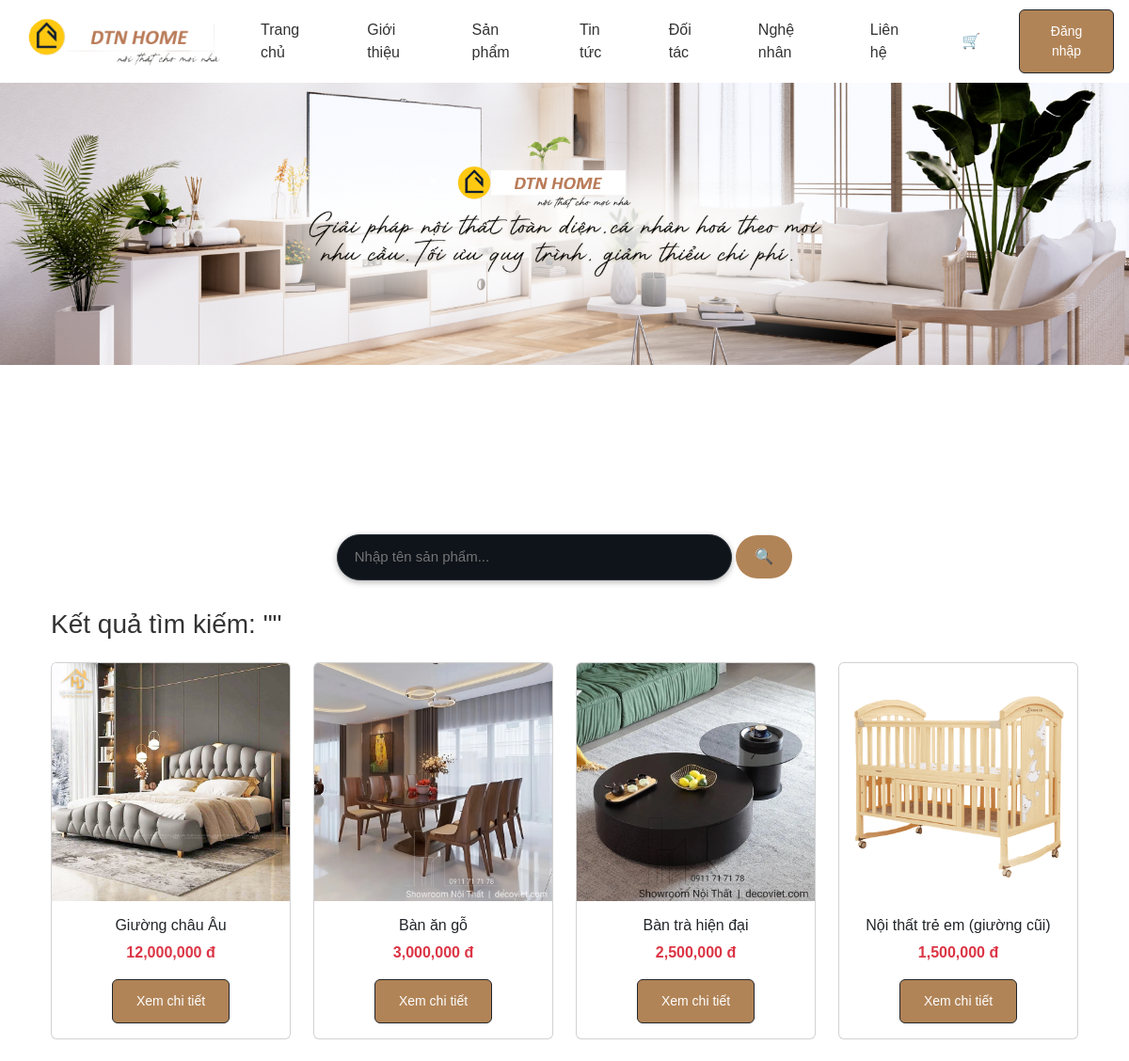
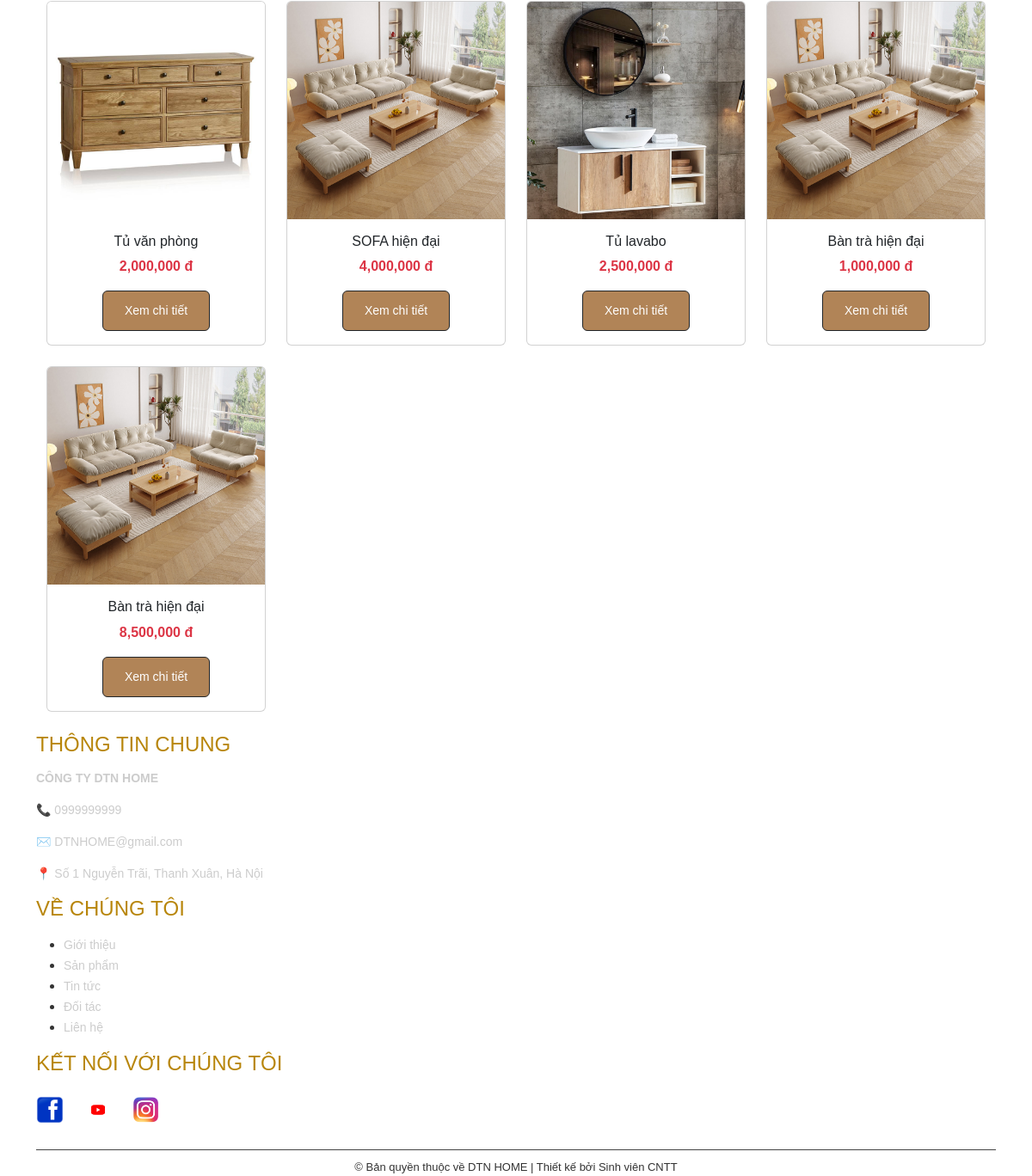
Screenshot of /search.php with the database file from the repository (2 pictures, top to bottom).
### tables this page shows
CREATE TABLE `banners` (
  `id` int(11) NOT NULL,
  `image` varchar(255) DEFAULT NULL,
  `created_at` timestamp NOT NULL DEFAULT current_timestamp()
);

CREATE TABLE `products` (
  `id` int(11) NOT NULL,
  `name` varchar(255) DEFAULT NULL,
  `price` int(11) DEFAULT NULL,
  `image` varchar(255) DEFAULT NULL,
  `description` text DEFAULT NULL,
  `category_id` int(11) DEFAULT NULL,
  `stock` int(11) DEFAULT 0,
  `materials` text DEFAULT NULL
);

CREATE TABLE `company_info` (
  `id` int(11) NOT NULL,
  `name` varchar(255) DEFAULT NULL,
  `phone` varchar(50) DEFAULT NULL,
  `email` varchar(255) DEFAULT NULL,
  `address` text DEFAULT NULL,
  `facebook` varchar(255) DEFAULT NULL,
  `zalo` varchar(255) DEFAULT NULL,
  `created_at` timestamp NOT NULL DEFAULT current_timestamp()
);

### search.php (the view, shortened to what this page needs)
<?php
include "config/db.php";
include "inc/header.php";
$keyword = $_GET['keyword'] ?? '';
$stmt = $conn->prepare("SELECT * FROM products WHERE name LIKE ?");
$stmt->execute(["%$keyword%"]);
$products = $stmt->fetchAll();
?>
<link rel="stylesheet" href="assets/css/wrapper.css">
<div class="container mt-4">
<form action="search.php" method="GET" class="search-form">
    <div class="search-box">
        <input
            type="text"
            name="keyword"
            id="searchInput"
            placeholder="Nhập tên sản phẩm..."
            autocomplete="off"
            required
        >
        <button type="submit">🔍</button>
    </div>
</form>
<h3>Kết quả tìm kiếm: "<b><?= htmlspecialchars($keyword) ?></b>"</h3>
<div class="row mt-4">
<?php if($products): ?>
    <?php foreach($products as $p): ?>
        <div class="col-md-3 mb-4">
            <div class="card h-100">
                <img src="assets/images/products/<?= $p['image'] ?>" class="card-img-top">
                <div class="card-body text-center">
                    <h6><?= $p['name'] ?></h6>
                    <p class="text-danger fw-bold"><?= number_format($p['price']) ?> đ</p>
                    <a href="product.php?id=<?= $p['id'] ?>" class="btn btn-outline-dark btn-sm">
                        Xem chi tiết
                    </a>
                </div>
            </div>
        </div>
    <?php endforeach; ?>
<?php else: ?>
    <p class="text-danger text-center">Không tìm thấy sản phẩm</p>
<?php endif; ?>
</div>
</div>
<?php include "inc/footer.php"; ?>

### inc/header.php (shortened to what this page needs)
<?php
include __DIR__ . "/../config/db.php";
$banners = [];
try {
    $banners = $conn->query("SELECT * FROM banners ORDER BY id DESC LIMIT 3")->fetchAll();
} catch (Exception $e) {
    $banners = [];
}
?>
<!DOCTYPE html>
<html lang="vi">
<head>
<link href="https://cdn.jsdelivr.net/npm/bootstrap@5.3.2/dist/css/bootstrap.min.css" rel="stylesheet">
<link rel="stylesheet" href="/noithat_ngocquangggg/assets/css/style.css">
</head>
<body>
<nav class="navbar navbar-expand-lg navbar-light bg-white shadow-sm">
  <div class="container-fluid px-0 d-flex align-items-center">
    <a class="navbar-brand ms-3" href="/noithat_ngocquangggg/index.php">
      <img src="/noithat_ngocquangggg/assets/images/products/logo111.png" height="50">
    </a>
    <ul class="navbar-nav ms-auto me-3 align-items-center">
      <li class="nav-item"><a class="nav-link" href="/noithat_ngocquangggg/index.php">Trang chủ</a></li>
      <li class="nav-item"><a class="nav-link" href="/noithat_ngocquangggg/gioithieu.php">Giới thiệu</a></li>
      <li class="nav-item"><a class="nav-link" href="/noithat_ngocquangggg/sanpham.php">Sản phẩm</a></li>
      <li class="nav-item"><a class="nav-link" href="/noithat_ngocquangggg/tintuc.php">Tin tức</a></li>
      <li class="nav-item"><a class="nav-link" href="/noithat_ngocquangggg/doitac.php">Đối tác</a></li>
      <li class="nav-item"><a class="nav-link" href="/noithat_ngocquangggg/nghenhan.php">Nghệ nhân</a></li>
      <li class="nav-item"><a class="nav-link" href="/noithat_ngocquangggg/lienhe.php">Liên hệ</a></li>
      <li class="nav-item">
        <a class="nav-link fw-bold" href="/noithat_ngocquangggg/cart.php">🛒</a>
      </li>
      <?php if(isset($_SESSION['user'])): ?>
        <li class="nav-item ms-3">
            <a href="/noithat_ngocquangggg/profile.php" class="user-box">
                <img
                  src="/noithat_ngocquangggg/assets/images/avatar/<?= $_SESSION['user']['avatar'] ?? 'default.png' ?>"
                  class="user-avatar"
                >
                <span class="user-name">
                    <?= $_SESSION['user']['name'] ?? 'User' ?>
                </span>
            </a>
        </li>
        <li class="nav-item ms-2">
            <form action="/noithat_ngocquangggg/logout.php" method="post">
                <button class="btn btn-outline-danger btn-sm">Đăng xuất</button>
            </form>
        </li>
      <?php else: ?>
        <li class="nav-item ms-2">
          <a href="/noithat_ngocquangggg/admin/login.php" class="btn btn-outline-dark btn-sm">
            Đăng nhập
          </a>
        </li>
      <?php endif; ?>
    </ul>
  </div>
</nav>
<?php if(!empty($banners)): ?>
<div class="banner">
  <?php foreach($banners as $b): ?>
    <div class="banner-item">
      <img src="/noithat_ngocquangggg/assets/images/banner/<?= $b['image'] ?>">
    </div>
  <?php endforeach; ?>
</div>
<?php endif; ?>
<div class="container mt-4">

### inc/footer.php (shortened to what this page needs)
<?php
$company = $conn->query("SELECT * FROM company_info LIMIT 1")->fetch();
?>
<link rel="stylesheet" href="/noithat_ngocquangggg/assets/css/footer.css">
<footer>
    <div class="footer-content">
      <div class="info">
        <h4>THÔNG TIN CHUNG</h4>
        <p><strong><?= $company['name'] ?? 'CÔNG TY TNHH HOÀNG HOAN' ?></strong></p>
        <p>📞 <?= $company['phone'] ?? '0999.999.999' ?></p>
        <p>✉️ <?= $company['email'] ?? 'cskh@hoanghoan.vn' ?></p>
        <p>📍 <?= $company['address'] ?? 'Số 1 Nguyễn Trãi, Thanh Xuân, Hà Nội' ?></p>
      </div>
      <div class="about">
        <h4>VỀ CHÚNG TÔI</h4>
        <ul>
          <li><a href="gioithieu.php">Giới thiệu</a></li>
          <li><a href="sanpham.php">Sản phẩm</a></li>
          <li><a href="tintuc.php">Tin tức</a></li>
          <li><a href="doitac.php">Đối tác</a></li>
          <li><a href="lienhe.php">Liên hệ</a></li>
        </ul>
      </div>
      <div class="social">
        <h4>KẾT NỐI VỚI CHÚNG TÔI</h4>
        <div class="icons">
         <a href="#"><img src="assets/images/products/fb.png" alt=""></a>
          <a href="#"><img src="assets/images/products/yt.png" alt=""></a>
          <a href="#"><img src="assets/images/products/ig.png" alt=""></a>
        </div>
      </div>
    </div>
    <div class="copyright">
      © Bản quyền thuộc về DTN HOME | Thiết kế bởi Sinh viên CNTT
    </div>
  </footer>
</body>
</html>

### assets/css/style.css (style rules this page uses)
body { font-family: 'Roboto', Arial, sans-serif; background: #f3f2f0; margin: 0; }
.navbar { padding: 10px 0; }
.navbar-brand { padding: 0; margin: 0; }
.navbar-brand img { height: 60px; width: auto; object-fit: contain; display: block; }
.navbar-nav .nav-link { font-weight: 500; margin-left: 18px; color: #333; }
.btn { display:inline-block; background:#b18457; color:#fff; padding:12px 25px; text-decoration:none; border-radius:6px; }
.banner { width: 100%; overflow: hidden; }
.banner-item { height: 450px; overflow: hidden; }
.banner-item img { width: 100%; height: 100%; object-fit: cover; }

### assets/css/wrapper.css (style rules this page uses)
.search-form { margin: 30px auto; display: flex; justify-content: center; align-items: center; gap: 10px; position: relative; }
.search-form input { width: 420px; padding: 12px 18px; border-radius: 30px; border: 1px solid #2a3038; background: #0f141a; color: #fff; outline: none; font-size: 15px; transition: all 0.3s ease; box-shadow: 0 2px 6px rgba(0,0,0,0.3); }
.search-form button { padding: 11px 20px; border-radius: 30px; border: none; background: #b18457; color: #fff; font-weight: 500; cursor: pointer; transition: all 0.3s ease; }

### assets/css/footer.css (style rules this page uses)
* { margin: 0; padding: 0; box-sizing: border-box; font-family: 'Arial', sans-serif; }
body { background: #fff; color: #333; }
nav ul { list-style: none; display: flex; gap: 25px; }
nav a { text-decoration: none; color: #333; font-weight: 500; transition: color 0.3s; }
.banner { position: relative; }
.banner img { width: 100%; height: 300px; object-fit: cover; }
footer { width: 100%; }
.footer-content { max-width: 1200px; margin: auto; }
.footer-content h4 { color: #fff; margin-bottom: 10px; }
.footer-content p, .footer-content a { color: #ccc; font-size: 14px; text-decoration: none; }
.social .icons img { width: 28px; margin-right: 10px; }
.copyright { text-align: center; margin-top: 30px; font-size: 13px; border-top: 1px solid #444; padding-top: 10px; }
.social { display: flex; flex-direction: column; align-items: flex-start; }
.social .icons { display: flex; align-items: center; gap: 14px; margin-top: 8px; }
.social .icons img { width: 32px; height: 32px; object-fit: contain; border-radius: 6px; transition: transform 0.3s ease, opacity 0.3s ease; }
.footer-content h4 { color: #b8860b; margin-bottom: 15px; }

### rows the page displays
banners: image (picture)
products: image (picture), name "Giường châu Âu", price "12,000,000"
products: image (picture), name "Bàn ăn gỗ", price "3,000,000"
products: image (picture), name "Bàn trà hiện đại", price "2,500,000"
products: image (picture), name "Nội thất trẻ em (giường cũi)", price "1,500,000"
products: image (picture), name "Tủ văn phòng", price "2,000,000"
products: image (picture), name "SOFA hiện đại", price "4,000,000"
products: image (picture), name "Tủ lavabo", price "2,500,000"
products: image (picture), name "Bàn trà hiện đại", price "1,000,000"
products: image (picture), name "Bàn trà hiện đại", price "8,500,000"
company_info: name "CÔNG TY DTN HOME", phone "0999999999", email "DTNHOME@gmail.com", address "Số 1 Nguyễn Trãi, Thanh Xuân, Hà Nội"
